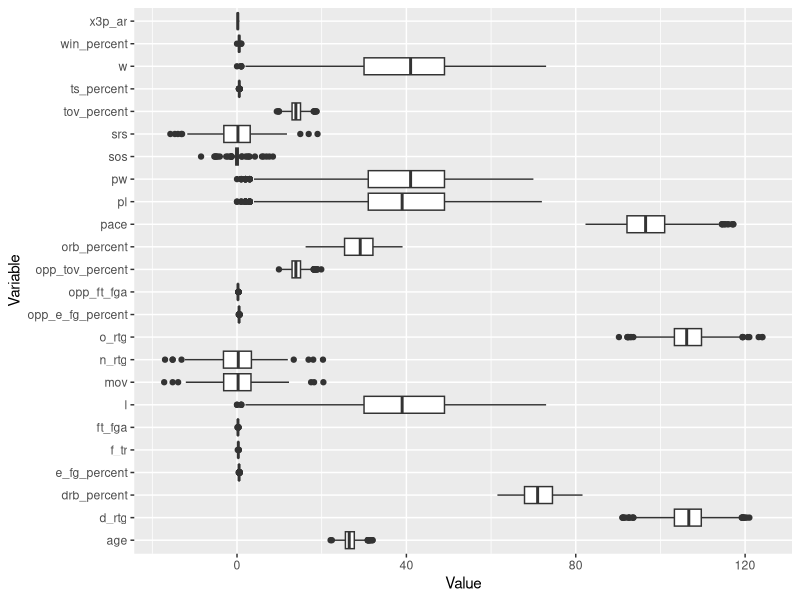

The R script that drew this image:
# Load necessary libraries
library(tidyverse)
library(corrplot)

# Import CSV file
team_data <- read.csv("Team Summaries.csv")

# Assuming team_data has columns 'w' for wins and 'l' for losses
team_data <- team_data %>%
  mutate(win_percent = w / (w + l))

# Display the first few rows of the data
#head(team_data)

# Data summary to get an overview
#summary(team_data)


# deselect all old entries (below 1973)
team_data <- team_data %>% 
  filter(season >= 1972)


# delete all 'League average' entries
team_data <- team_data %>%
  filter(team != "League Average")

# look at the numeric variables
numeric_cols <- team_data %>%select_if(is.numeric)

numeric_cols_excl <- team_data %>% select(-attend, -attend_g, -season) %>% select_if(is.numeric)

numeric_data <- gather(numeric_cols_excl, key = "Variable", value = "Value")



ggplot(numeric_data, aes(x = Variable, y = Value)) +
  geom_boxplot() +
  coord_flip() + # Rotate for readability
  labs(x = "Variable", y = "Value")


# add missing values


# ======== replace NA in column 'x3p_ar' by averaging the values of ABA of each year =======

average_x3p_ar <- aggregate(x3p_ar ~ season, data = team_data, FUN = mean, na.rm = TRUE)

team_data_copy <- merge(team_data, average_x3p_ar, by = "season", all.x = TRUE, suffixes = c("", "_mean"))

team_data_copy$x3p_ar <- ifelse(is.na(team_data_copy$x3p_ar), team_data_copy$x3p_ar_mean, team_data_copy$x3p_ar)

team_data_copy <- subset(team_data_copy, select = -x3p_ar_mean)


# => reduce the number of NA from 153 to 66!!!!


# ======== same for 'tov_percent' ===================

average_tov_percent <- aggregate(tov_percent ~ season, data = team_data_copy, FUN = mean, na.rm = TRUE)

team_data_copy <- merge(team_data_copy, average_tov_percent, by = "season", all.x = TRUE, suffixes = c("", "_mean"))

team_data_copy$tov_percent <- ifelse(is.na(team_data_copy$tov_percent), team_data_copy$tov_percent_mean, team_data_copy$tov_percent)

team_data_copy <- subset(team_data_copy, select = -tov_percent_mean)

# => reduce the number of NA from 34 to 0!!!!
# => do we need that? what about the other columns, they also only have 34 NA values (except ATTEND and ATTEND_G)????


# ======== same for 'tov_percent' ===================


#TODO: WHAT IS ATTEND AND ATTENG_G??????
